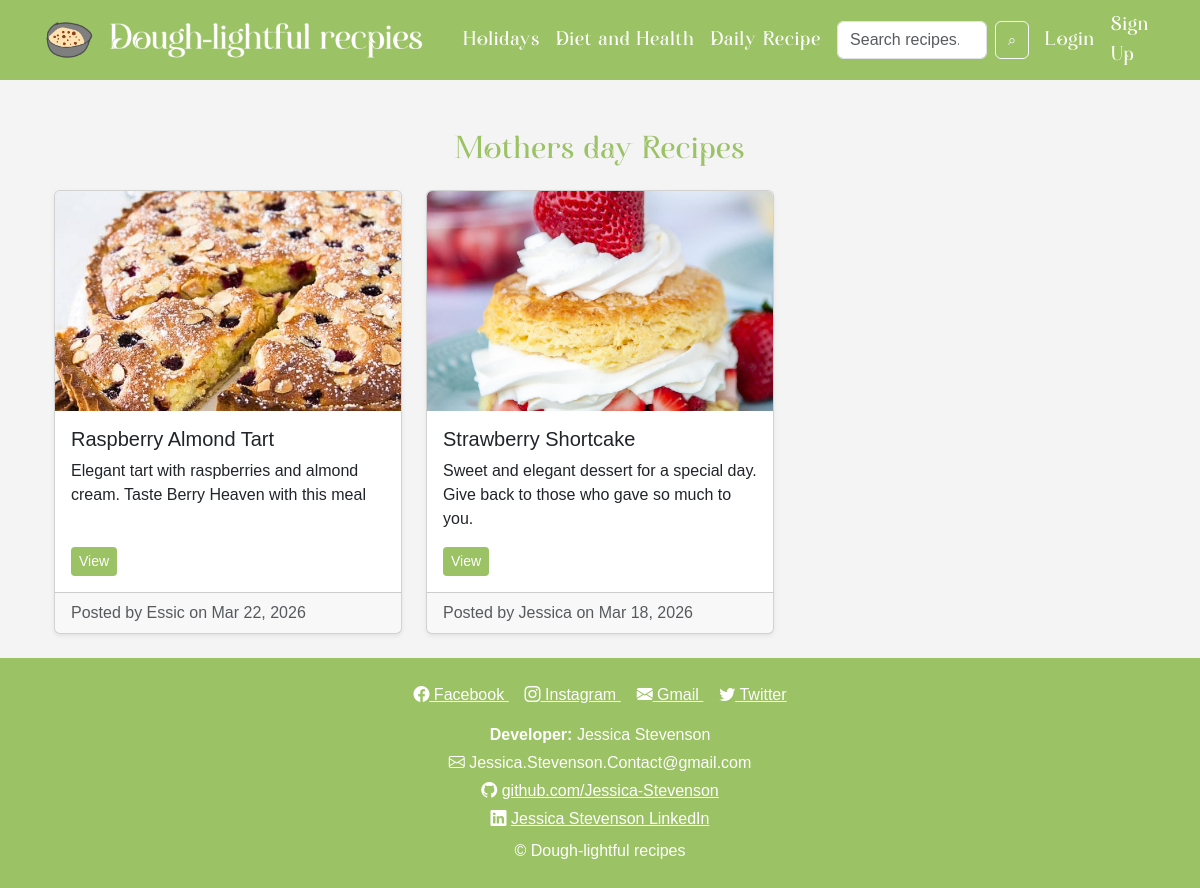
/holidays/?subcategory=mothers_day, run on the app's committed database.
### recipe/models.py (models this page shows, shortened)
class Recipe(models.Model):
    MAIN_CATEGORIES = [
        ('daily', 'Daily Recipes'),
        ('holiday', 'Holidays'),
        ('health', 'Diet & Health'),
    ]
    SUB_CATEGORIES = [
        ('breakfast', 'Breakfast'),
        ('lunch', 'Lunch'),
        ('dinner', 'Dinner'),
        ('dessert', 'Dessert'),
        ('drinks', 'Drinks'),
        ('new_years', "New Year's"),
        ('mothers_day', "Mother's Day"),
        ('keto', 'Keto'),
        ('vegetarian', 'Vegetarian'),
    ]
    user = models.ForeignKey(User, on_delete=models.CASCADE)
    title = models.CharField(max_length=200)
    description = models.TextField()
    ingredients = models.TextField()
    instructions = models.TextField()
    image = models.ImageField(upload_to='recipes/', blank=True, null=True)
    main_category = models.CharField(max_length=20, choices=MAIN_CATEGORIES)
    sub_category = models.CharField(max_length=20, choices=SUB_CATEGORIES, blank=True, null=True)
    created_at = models.DateTimeField(auto_now_add=True)

### recipe/views.py (the view)
# urls.py: path('holidays/', views.holidays_view, name='holidays'),
def holidays_view(request):
    subcat = request.GET.get('subcategory')
    recipes = Recipe.objects.filter(
        main_category='holiday',
        sub_category=subcat
    ).order_by('-created_at') if subcat else Recipe.objects.filter(main_category='holiday').order_by('-created_at')
    template_name = f'food/holidays/{subcat}.html' if subcat else 'food/holidays/all.html'
    return render(request, template_name, {'recipes': recipes})

### templates/food/holidays/mothers_day.html (shortened to what this page needs)
{% extends 'base.html' %}
{% load static %}
{% block content %}
<div class="container mt-4">
    <h2 class="mb-4 text-center heading">Mothers day Recipes</h2>
    <div class="row row-cols-1 row-cols-md-3 g-4">
        {% for recipe in recipes %}
        <div class="col">
            <div class="card h-100 shadow-sm">
                {% if recipe.image %}
                <img src="{{ recipe.image.url }}" class="card-img-top" alt="{{ recipe.title }}">
                {% else %}
                <img src="{% static 'recipestatic/Le_Logo.png' %}" class="card-img-top" alt="{{ recipe.title }}">
                {% endif %}
                <div class="card-body d-flex flex-column">
                    <h5 class="card-title">{{ recipe.title }}</h5>
                    <p class="card-text">
                        {{ recipe.description }}
                    </p>
                    <div class="mt-auto d-flex gap-2 flex-wrap">
                        <a href="{% url 'recipe_detail' recipe.id %}"
                        class="btn btn-sm"
                        style="background-color:#9BC264; color:white; border:none;">
                            View
                        </a>
                    </div>
                </div>
                <div class="card-footer text-muted">
                    Posted by {{ recipe.user.username }} on {{ recipe.created_at|date:"M d, Y" }}
                </div>
            </div>
        </div>
        {% empty %}
        <p class="text-center">No mothers day recipes yet.</p>
        {% endfor %}
    </div>
</div>
{% endblock %}

### recipe/static/recipestatic/style.css (style rules this page uses)
body { background-color: #f4f4f4; font-family: Arial, sans-serif; overflow-x: hidden; }
.heading { font-family: 'Auralyess', sans-serif; color: #9BC264; letter-spacing: 1px; }
.card-img-top { width:100%; height:220px; object-fit:cover; display:block; }
.card { overflow:hidden; }

### data on the page
Recipe: image (picture), title "Raspberry Almond Tart", description "Elegant tart with raspberries and almond cream. Taste Berry Heaven with this meal", user.username "Essic", created_at "Mar 22, 2026"
Recipe: image (picture), title "Strawberry Shortcake", description "Sweet and elegant dessert for a special day. Give back to those who gave so much to you.", user.username "Jessica", created_at "Mar 18, 2026"
